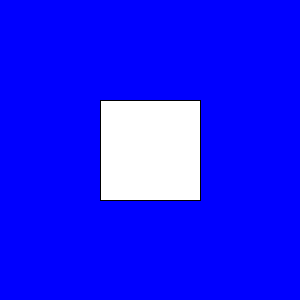
Frame 1 (no input)
Frame 60 (the mouse pressed at the canvas centre just before this capture): identical to frame 1, image omitted
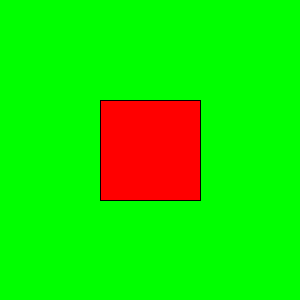
Frame 120 (the mouse held since frame 60 and released just before this capture)

The Processing sketch that drew these frames (run headless with seeded random() and noise(); from frame 60 on, the mouse is pressed at the canvas centre):

// Processing sketch: processing_29423
// ── processing_29423.pde

boolean button = false;

int x= 100;
int y= 100;
int b= 100;
int a= 100;
int r=255;
int g=255;
int l=255;
void setup(){
  size(300,300);
  
}
void draw(){
  if(mouseX>x && mouseX<x+b && mouseY>y && mouseY<y+a){
    g=0;
    l=0;
  }else{
   g=255;
    l=255;
}
  if(button){
    background (0,255,0);
  }else{
    background(0,0,255);
    
  }
 fill(r,g,l);
  rect(x,y,b,a);

}

void mousePressed(){
  if(mouseX>x && mouseX<x+b && mouseY>y && mouseY<y+a){
    button=!button;
    
}

}
